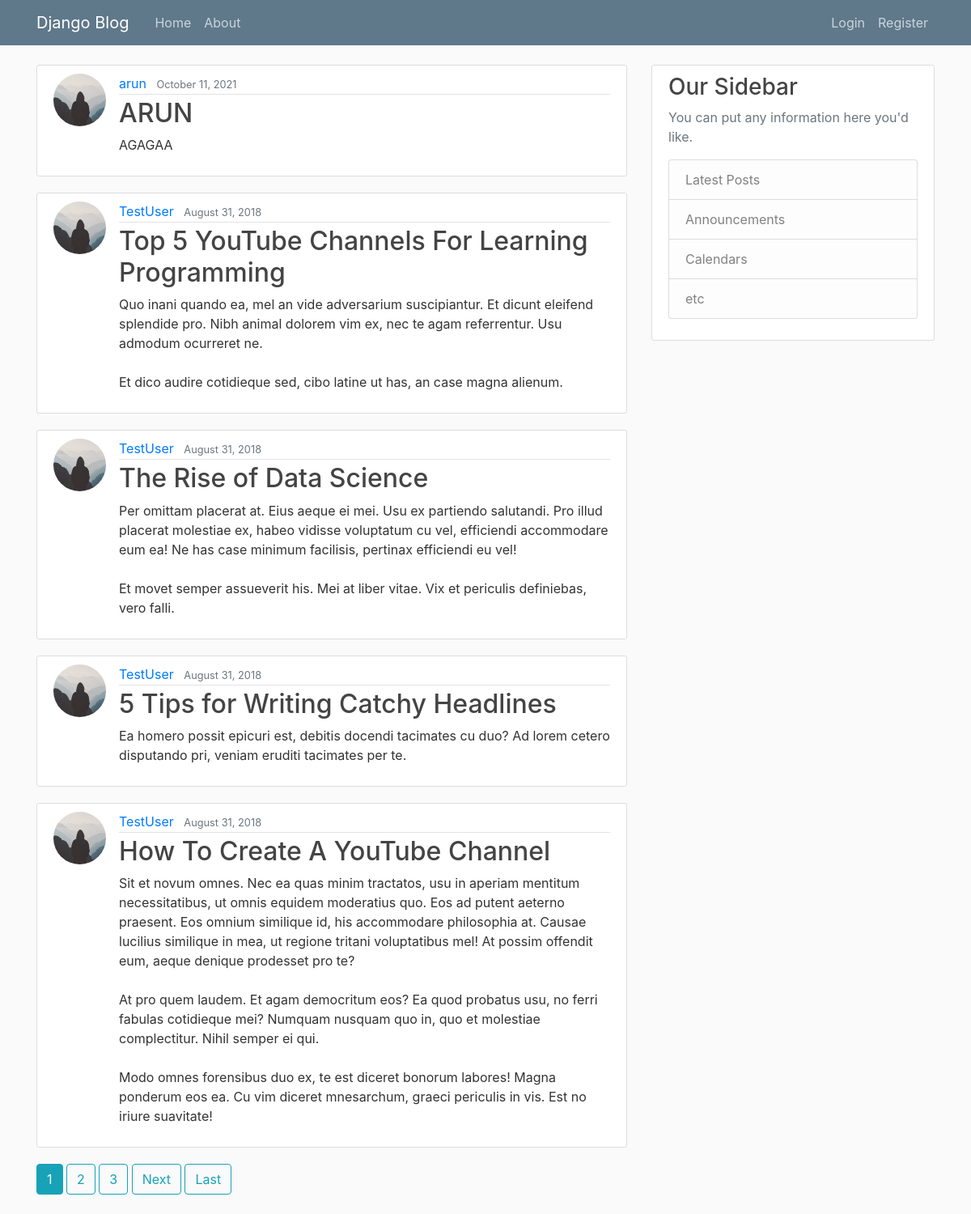
The page / on the database its author committed.
### blog/models.py (models this page shows, shortened)
class Post(models.Model):
    title = models.CharField(max_length=100)
    content = models.TextField()
    date_posted = models.DateTimeField(default=timezone.now)
    author = models.ForeignKey(User, on_delete=models.CASCADE)

### users/models.py (models this page shows, shortened)
class Profile(models.Model):
    user = models.OneToOneField(User, on_delete=models.CASCADE)
    image = models.ImageField(default='default.jpg', upload_to='profile_pics')

### blog/views.py (the view)
# urls.py: path('', PostListView.as_view(), name='blog-home'),
class PostListView(ListView):
    model = Post
    template_name = 'blog/home.html'  # <app>/<model>_<viewtype>.html
    context_object_name = 'posts'
    ordering = ['-date_posted']
    paginate_by = 5

### blog/templates/blog/home.html (shortened to what this page needs)
{% extends "blog/base.html" %}
{% block content %}
    {% for post in posts %}
        <article class="media content-section">
          <img class="rounded-circle article-img" src="{{ post.author.profile.image.url }}">
          <div class="media-body">
            <div class="article-metadata">
              <a class="mr-2" href="{% url 'user-posts' post.author.username %}">{{ post.author }}</a>
              <small class="text-muted">{{ post.date_posted|date:"F d, Y" }}</small>
            </div>
            <h2><a class="article-title" href="{% url 'post-detail' post.id %}">{{ post.title }}</a></h2>
            <p class="article-content">{{ post.content }}</p>
          </div>
        </article>
    {% endfor %}
    {% if is_paginated %}
      {% for num in page_obj.paginator.page_range %}
        {% if page_obj.number == num %}
          <a class="btn btn-info mb-4" href="?page={{ num }}">{{ num }}</a>
        {% elif num > page_obj.number|add:'-3' and num < page_obj.number|add:'3' %}
          <a class="btn btn-outline-info mb-4" href="?page={{ num }}">{{ num }}</a>
        {% endif %}
      {% endfor %}
      {% if page_obj.has_next %}
        <a class="btn btn-outline-info mb-4" href="?page={{ page_obj.next_page_number }}">Next</a>
        <a class="btn btn-outline-info mb-4" href="?page={{ page_obj.paginator.num_pages }}">Last</a>
      {% endif %}
    {% endif %}
{% endblock content %}

### blog/templates/blog/base.html (shortened to what this page needs)
{% load static %}
<!DOCTYPE html>
<html>
<head>
    <link rel="stylesheet" href="https://maxcdn.bootstrapcdn.com/bootstrap/4.0.0/css/bootstrap.min.css">
    <link rel="stylesheet" type="text/css" href="{% static 'blog/main.css' %}">
</head>
<body>
    <header class="site-header">
      <nav class="navbar navbar-expand-md navbar-dark bg-steel fixed-top">
        <div class="container">
          <a class="navbar-brand mr-4" href="{% url 'blog-home' %}">Django Blog</a>
          <div class="collapse navbar-collapse" id="navbarToggle">
            <div class="navbar-nav mr-auto">
              <a class="nav-item nav-link" href="{% url 'blog-home' %}">Home</a>
              <a class="nav-item nav-link" href="{% url 'blog-about' %}">About</a>
            </div>
            <div class="navbar-nav">
              {% if user.is_authenticated %}
                <a class="nav-item nav-link" href="{% url 'post-create' %}">New Post</a>
                <a class="nav-item nav-link" href="{% url 'profile' %}">Profile</a>
                <a class="nav-item nav-link" href="{% url 'logout' %}">Logout</a>
              {% else %}
                <a class="nav-item nav-link" href="{% url 'login' %}">Login</a>
                <a class="nav-item nav-link" href="{% url 'register' %}">Register</a>
              {% endif %}
            </div>
          </div>
        </div>
      </nav>
    </header>
    <main role="main" class="container">
      <div class="row">
        <div class="col-md-8">
          {% block content %}{% endblock %}
        </div>
        <div class="col-md-4">
          <div class="content-section">
            <h3>Our Sidebar</h3>
            <p class='text-muted'>You can put any information here you'd like.
              <ul class="list-group">
                <li class="list-group-item list-group-item-light">Latest Posts</li>
                <li class="list-group-item list-group-item-light">Announcements</li>
                <li class="list-group-item list-group-item-light">Calendars</li>
                <li class="list-group-item list-group-item-light">etc</li>
              </ul>
            </p>
          </div>
        </div>
      </div>
    </main>
</body>
</html>

### blog/static/blog/main.css (style rules this page uses)
body { background: #fafafa; color: #333333; margin-top: 5rem; }
h1, h2, h3, h4, h5, h6 { color: #444444; }
ul { margin: 0; }
.bg-steel { background-color: #5f788a; }
.site-header .navbar-nav .nav-link { color: #cbd5db; }
.content-section { background: #ffffff; padding: 10px 20px; border: 1px solid #dddddd; border-radius: 3px; margin-bottom: 20px; }
.article-title { color: #444444; }
.article-content { white-space: pre-line; }
.article-img { height: 65px; width: 65px; margin-right: 16px; }
.article-metadata { padding-bottom: 1px; margin-bottom: 4px; border-bottom: 1px solid #e3e3e3 }

### rows shown on the page
Post: author.profile.image (placeholder picture), author "arun", date_posted "October 11, 2021", title "ARUN", content "AGAGAA"
Post: author.profile.image (placeholder picture), author "TestUser", date_posted "August 31, 2018", title "Top 5 YouTube Channels For Learning Programming", content "Quo inani quando ea, mel an vide adversarium suscipiantur. Et dicunt eleifend splendide pro. Nibh animal dolorem vim ex, nec te agam referrentur. Usu admodum ocurreret ne. Et dico audire cotidieque sed, cibo latine ut has, an case magna alienum."
Post: author.profile.image (placeholder picture), author "TestUser", date_posted "August 31, 2018", title "The Rise of Data Science", content "Per omittam placerat at. Eius aeque ei mei. Usu ex partiendo salutandi. Pro illud placerat molestiae ex, habeo vidisse voluptatum cu vel, efficiendi accommodare eum ea! Ne has case minimum facilisis, pertinax efficiendi eu vel! Et movet semper assueverit his. Mei at liber vitae. Vix et periculis definiebas, vero falli."
Post: author.profile.image (placeholder picture), author "TestUser", date_posted "August 31, 2018", title "5 Tips for Writing Catchy Headlines", content "Ea homero possit epicuri est, debitis docendi tacimates cu duo? Ad lorem cetero disputando pri, veniam eruditi tacimates per te."
Post: author.profile.image (placeholder picture), author "TestUser", date_posted "August 31, 2018", title "How To Create A YouTube Channel", content "Sit et novum omnes. Nec ea quas minim tractatos, usu in aperiam mentitum necessitatibus, ut omnis equidem moderatius quo. Eos ad putent aeterno praesent. Eos omnium similique id, his accommodare philosophia at. Causae lucilius similique in mea, ut regione tritani voluptatibus mel! At possim offendit eum, aeque denique prodesset pro te? At pro quem laudem. Et agam democritum eos? Ea quod probatus usu, no ferri fabulas cotidieque mei? Numquam nusquam quo in, quo et molestiae complectitur. Nihil semper ei qui. Modo omnes forensibus duo ex, te est diceret bonorum labores! Magna ponderum eos ea. Cu vim diceret mnesarchum, graeci periculis in vis. Est no iriure suavitate!"

### other values the page prints
{{ num }} "1"
{{ num }} "2" "3"
